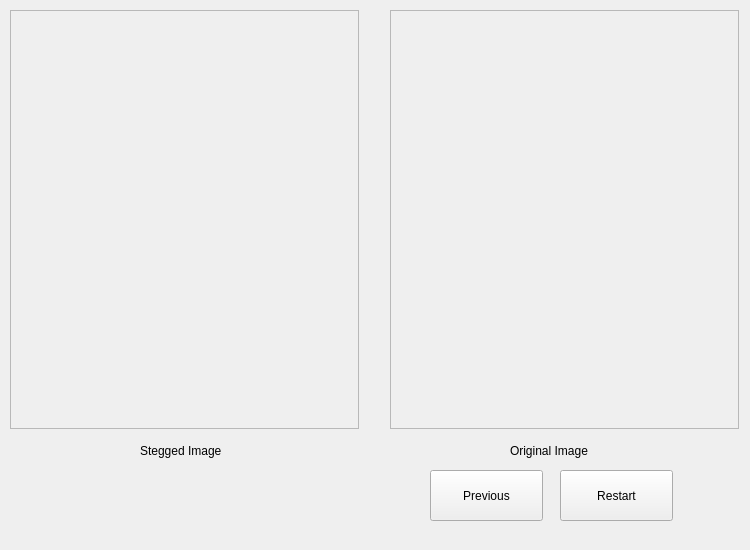
<?xml version="1.0" encoding="UTF-8"?>
<ui version="4.0">
 <class>Form</class>
 <widget class="QWidget" name="Form">
  <property name="geometry">
   <rect>
    <x>0</x>
    <y>0</y>
    <width>750</width>
    <height>550</height>
   </rect>
  </property>
  <property name="windowTitle">
   <string>Form</string>
  </property>
  <widget class="QLabel" name="label_4">
   <property name="geometry">
    <rect>
     <x>510</x>
     <y>430</y>
     <width>181</width>
     <height>41</height>
    </rect>
   </property>
   <property name="text">
    <string>Original Image</string>
   </property>
  </widget>
  <widget class="QPushButton" name="restartButton">
   <property name="geometry">
    <rect>
     <x>560</x>
     <y>470</y>
     <width>113</width>
     <height>51</height>
    </rect>
   </property>
   <property name="text">
    <string>Restart</string>
   </property>
  </widget>
  <widget class="QPushButton" name="previousButton">
   <property name="geometry">
    <rect>
     <x>430</x>
     <y>470</y>
     <width>113</width>
     <height>51</height>
    </rect>
   </property>
   <property name="text">
    <string>Previous</string>
   </property>
  </widget>
  <widget class="QLabel" name="label_3">
   <property name="geometry">
    <rect>
     <x>140</x>
     <y>430</y>
     <width>181</width>
     <height>41</height>
    </rect>
   </property>
   <property name="text">
    <string>Stegged Image</string>
   </property>
  </widget>
  <widget class="QScrollArea" name="steggedImageScrollArea">
   <property name="geometry">
    <rect>
     <x>10</x>
     <y>10</y>
     <width>349</width>
     <height>419</height>
    </rect>
   </property>
   <property name="widgetResizable">
    <bool>true</bool>
   </property>
   <widget class="QWidget" name="scrollAreaWidgetContents">
    <property name="geometry">
     <rect>
      <x>0</x>
      <y>0</y>
      <width>347</width>
      <height>417</height>
     </rect>
    </property>
    <layout class="QGridLayout" name="gridLayout_3">
     <item row="0" column="0">
      <widget class="QLabel" name="steggedImageLabel">
       <property name="text">
        <string>&lt;html&gt;&lt;head/&gt;&lt;body&gt;&lt;p&gt;&lt;img src=&quot;:/translation_images/hieroglyphics.jpg&quot;/&gt;&lt;/p&gt;&lt;/body&gt;&lt;/html&gt;</string>
       </property>
      </widget>
     </item>
    </layout>
   </widget>
  </widget>
  <widget class="QScrollArea" name="originalImageScrollArea">
   <property name="geometry">
    <rect>
     <x>390</x>
     <y>10</y>
     <width>349</width>
     <height>419</height>
    </rect>
   </property>
   <property name="widgetResizable">
    <bool>true</bool>
   </property>
   <widget class="QWidget" name="scrollAreaWidgetContents_2">
    <property name="geometry">
     <rect>
      <x>0</x>
      <y>0</y>
      <width>347</width>
      <height>417</height>
     </rect>
    </property>
    <layout class="QGridLayout" name="gridLayout_4">
     <item row="0" column="0">
      <widget class="QLabel" name="originalImageLabel">
       <property name="text">
        <string>&lt;html&gt;&lt;head/&gt;&lt;body&gt;&lt;p&gt;&lt;img src=&quot;:/translation_images/hieroglyphics.jpg&quot;/&gt;&lt;/p&gt;&lt;/body&gt;&lt;/html&gt;</string>
       </property>
      </widget>
     </item>
    </layout>
   </widget>
  </widget>
 </widget>
 <resources/>
 <connections/>
</ui>
